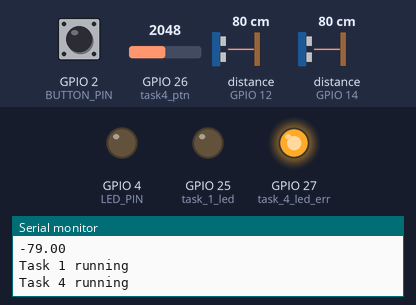
Bench run of a sketch on a simulated ESP32. On the bench: output pins drawn as LEDs (lit = HIGH), the last lines printed to the serial monitor. The inputs (shaded band) are chosen by the test bench; at power-on: GPIO 26 (task4_ptn) = 2048, distance to the obstacle (sensors on GPIO 14, GPIO 12) 80 cm, GPIO 2 (BUTTON_PIN) HIGH. The echo pulse lasts 58.3 µs per cm.

Above: at 1.2 s.
1.3 s: GPIO 26 (task4_ptn) set to 2014
At 3.5 s:
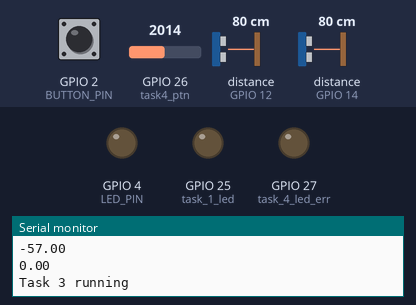
4.8 s: GPIO 26 (task4_ptn) set to 2866
At 7.47 s:
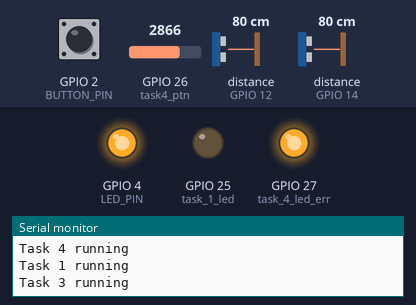
9.0 s: distance to the obstacle (sensor on GPIO 14) set to 250 cm
12.5 s: GPIO 26 (task4_ptn) set to 2047
At 14.7 s:
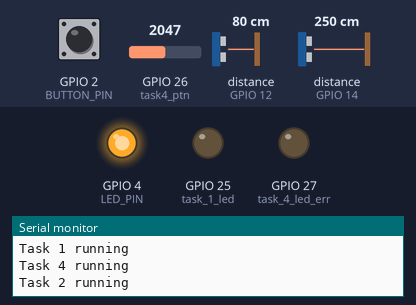
16.0 s: GPIO 26 (task4_ptn) set to 3603
At 16.8 s:
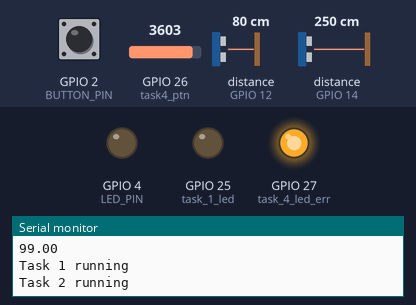
19.5 s: GPIO 2 (BUTTON_PIN) pulled LOW for 1 s
Timing chart, 0 to 24.0 s (numbered marks = the images above; inputs shaded):
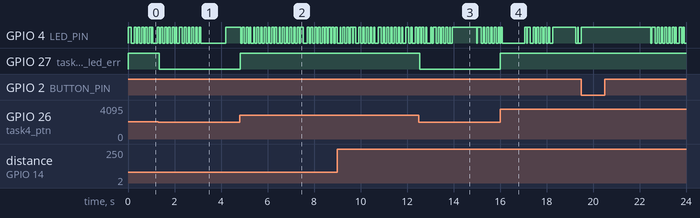

Measured:
- the behaviour switches between 2048 and 2047 on GPIO 26 (task4_ptn) (found by bisection; images 0 and 1)
- after the input at 1.3 s, GPIO 27 (task_4_led_err): HIGH → LOW at once
- after the input at 4.8 s, GPIO 27 (task_4_led_err): LOW → HIGH at once
- after the input at 12.5 s, GPIO 27 (task_4_led_err): HIGH → LOW after 0.05 s
- after the input at 16.0 s, GPIO 27 (task_4_led_err): LOW → HIGH at once

The sketch:

Final_asmnt_3.ino
```cpp
//FreeRTOS library
#include <freertos/FreeRTOS.h>
#include <freertos/task.h>
#include <freertos/queue.h>
#include <freertos/semphr.h>

//---------------------------------------------------------------------------------------------------------------

#define DEBOUNCE_TIME_MS 50 // Debounce task delay
int LED_PIN = 4; //output port for blink LED on debounce button event
int BUTTON_PIN = 2; //input port for debounce button
int task_1_led = 25; //output port for LED of task 1
int task_2_frq = 12;//input port to measure task-2 frequency
int task_3_frq = 14;//input port to measure task-3 frequency
int task4_ptn = 26;//input port to show analog frequency
int task_4_led_err = 27;//output port to blink the led for error using potentiometer
float frequency_1; // Measure frequency of task2
float frequency_2; // Measure frequency of task3

TaskHandle_t buttonTaskHandle, ledTaskHandle, task1Handle, task2Handle, task3Handle, task4Handle, task5Handle; // Tasks which is executed
QueueHandle_t eventQueue; // event queue

//---------------------------------------------------------------------------------------------------------------

struct ButtonEvent {
  uint32_t timestamp; // Timestamp
  bool state;
};

//---------------------------------------------------------------------------------------------------------------

void buttonTask(void *pvParameters) {
  ButtonEvent lastEvent = {0, false};
  while (true) {
    bool state = digitalRead(BUTTON_PIN); // Read button state and timestamp
    uint32_t timestamp = millis();

    // Debounce button state
    if (state != lastEvent.state || timestamp - lastEvent.timestamp > DEBOUNCE_TIME_MS) {
      lastEvent = {timestamp, state};

      // Send button event to event queue
      xQueueSendToBack(eventQueue, &lastEvent, portMAX_DELAY);
    }

    vTaskDelay(10 / portTICK_PERIOD_MS); // task delay execution time
  }
}

//---------------------------------------------------------------------------------------------------------------

void ledTask(void *pvParameters) {
  bool ledState = false;
  while (true) {
    ButtonEvent event; // Wait for button event
    xQueueReceive(eventQueue, &event, portMAX_DELAY); // receive queue data using eventqueue

    // Toggle LED state on button press
    if (event.state) {
      ledState = !ledState;
      digitalWrite(LED_PIN, ledState);
    }
  }
}

//---------------------------------------------------------------------------------------------------------------

void task1(void *pvParameters) {
  while (true) {
    Serial.println("Task 1 running");
      digitalWrite(task_1_led, HIGH); // set pin 2 high for 200us
      delayMicroseconds(200);
      digitalWrite(task_1_led, LOW); // set pin 2 low for 50us
      delayMicroseconds(50);
      digitalWrite(task_1_led, HIGH); // set pin 2 high for 30us
      delayMicroseconds(30);
      digitalWrite(task_1_led, LOW); // set pin 2 low for remaining period
    vTaskDelay(pdMS_TO_TICKS(4));
  }
}

//---------------------------------------------------------------------------------------------------------------

void task2(void *pvParameters) {
  while (true) {
    Serial.println("Task 2 running");

    int count = 0;
  count += pulseIn(task_2_frq, HIGH); // measure the pulse width of the input signal
  count = count*2;
  frequency_1 = 1000000.0 / (count); // calculate frequency in Hz
  frequency_1 = constrain(frequency_1, 333, 1000); // frequency between 333 and 1000 Hz

    vTaskDelay(pdMS_TO_TICKS(20));
  }
}

//---------------------------------------------------------------------------------------------------------------

void task3(void *pvParameters) {
  while (true) {
    Serial.println("Task 3 running");

    int count2 = 0;
  count2 += pulseIn(task_3_frq, HIGH); // measure the pulse width of the input signal
  count2 = count2*2;
  frequency_2 = 1000000.0 / (count2 ); // calculate frequency in Hz
  frequency_2 = constrain(frequency_2, 500, 1000); // frequency between 500 and 1000 Hz

    vTaskDelay(pdMS_TO_TICKS(8));
  }
}

//---------------------------------------------------------------------------------------------------------------

void task4(void *pvParameters) {
  while (true) {
    Serial.println("Task 4 running");

    const int max_analog_input = 1023;
  const int num_readings = 4;
  int readings[num_readings];
  int indx = 0;
  int total = 0;
  int fltr_val = 0;
  for (int i = 0; i < num_readings; i++)
  {
  readings[i] = 0;
  }

  int analogValue = analogRead(task4_ptn);   // Read analog input
  total = total - readings[indx]; // Subtract the oldest reading from the total
  total = total + analogValue;   // Add to the total
  readings[indx] = analogValue;  // Store reading in the readings array
  indx++;  // Increment the indx

  // Wrap the indx if it exceeds the number of readings
  if (indx >= num_readings)
   {
    indx = 0;
   }

  fltr_val = total / num_readings; // Compute the filtered value of 4 readings

  // If the filtered value is greater than half of the maximum range, turn the led on esle led off

  if (fltr_val > max_analog_input / 2) {
    digitalWrite(task_4_led_err, HIGH);
  }
  else {
    digitalWrite(task_4_led_err, LOW);
  }
 // Serial.println(fltr_val);

    vTaskDelay(pdMS_TO_TICKS(20));
  }
}

//---------------------------------------------------------------------------------------------------------------

void task5(void *pvParameters) {
  while (true) {
    Serial.println("Task 5 running");
  frequency_1 = map(frequency_1, 333, 1000, 0, 99); // map frequency between to 0-99
  frequency_2 = map(frequency_2, 500, 1000, 0, 99); // map frequency value between 0-99

  // Send the frequency values to the serial port
  Serial.println(frequency_1); //To print frequency of Task2
  Serial.println(frequency_2); //To print frequency of Task3

    vTaskDelay(pdMS_TO_TICKS(100));
  }
}

//---------------------------------------------------------------------------------------------------------------

void setup() {
  Serial.begin(9600); // for serial monitor
  pinMode(LED_PIN, OUTPUT); // output led blink on button debounce event
  pinMode(BUTTON_PIN, INPUT_PULLUP); // input pullup as it debounce button
  pinMode(task_1_led, OUTPUT); // output task1 led
  pinMode(task_2_frq, INPUT); // input task2 pin measure frequency
  pinMode(task_3_frq, INPUT); // input task3 pin measure frequency
  pinMode(task4_ptn, INPUT); // input task4 pin for potentiometer
  pinMode(task_4_led_err, OUTPUT); // output task4 led to display error

  eventQueue = xQueueCreate(10, sizeof(ButtonEvent)); // event queue created

  // Create button, LED and 5 tasks from assignment 2
  xTaskCreate(buttonTask, "Button Task", 1024, NULL, 1, &buttonTaskHandle);
  xTaskCreate(ledTask, "LED Task", 1024, NULL, 1, &ledTaskHandle);
  xTaskCreate(task1, "Task 1", 1024, NULL, 2, &task1Handle);
  xTaskCreate(task2, "Task 2", 1024, NULL, 2, &task2Handle);
  xTaskCreate(task3, "Task 3", 1024, NULL, 2, &task3Handle);
  xTaskCreate(task4, "Task 4", 1024, NULL, 2, &task4Handle);
  xTaskCreate(task5, "Task 5", 1024, NULL, 2, &task5Handle);
}

//---------------------------------------------------------------------------------------------------------------

void loop(){
  // do nothing...!!!
  }
```
